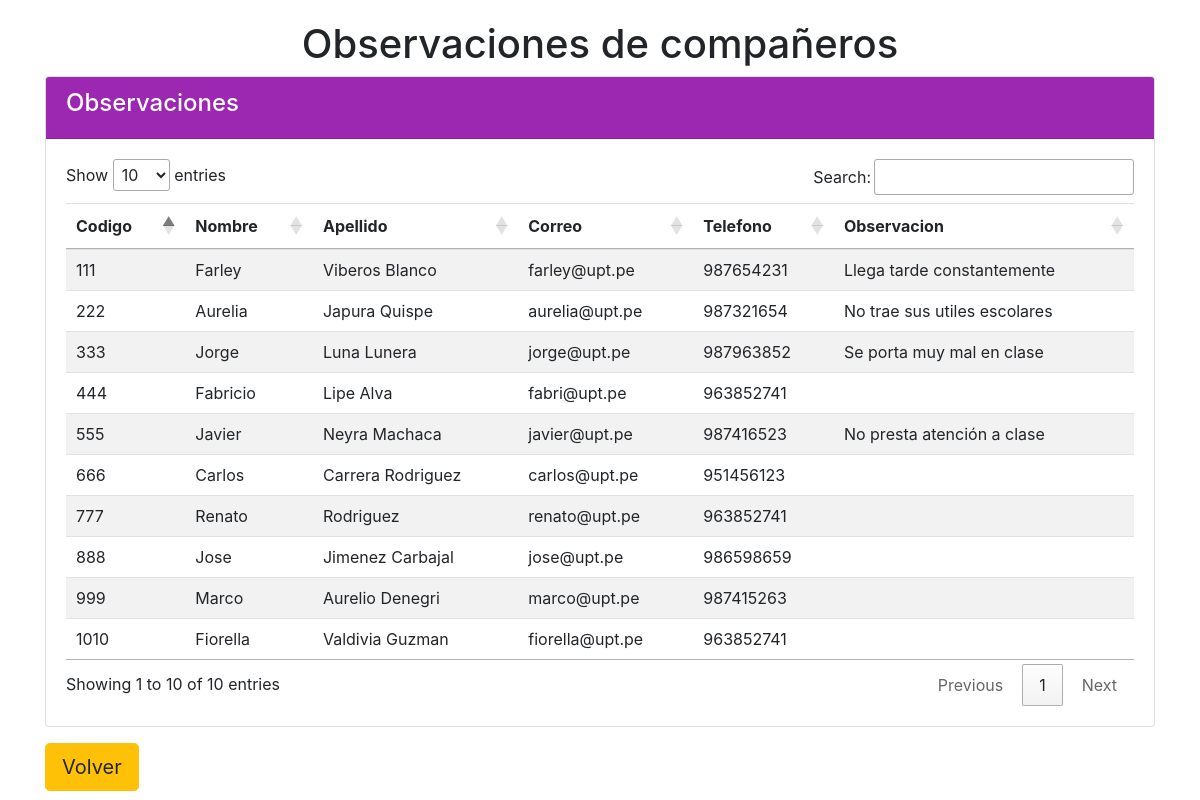
Page /vista/alumno/form_listarobservacion.php on the committed database.
### tables this page shows
CREATE TABLE IF NOT EXISTS `alumno` (
  `codalumno` int(11) NOT NULL,
  `nombre` varchar(50) DEFAULT NULL,
  `apellido` varchar(50) DEFAULT NULL,
  `correo` varchar(50) DEFAULT NULL,
  `telefono` int(11) DEFAULT NULL,
  `contraseña` varchar(50) DEFAULT NULL,
  `observa` varchar(200) DEFAULT NULL,
  PRIMARY KEY (`codalumno`)
);

### vista/alumno/form_listarobservacion.php (the view, shortened to what this page needs)
<!doctype html>
<html>
<head>
<link rel="stylesheet" href="https://maxcdn.bootstrapcdn.com/bootstrap/4.5.2/css/bootstrap.min.css">
<link rel="stylesheet" type="text/css" href="//cdn.datatables.net/1.13.4/css/jquery.dataTables.min.css">
</head>
<body>
<div class="container">
<section>
<article>
<?php
$link = conectarse();
$instruccion= "select alumno.codalumno, alumno.nombre, alumno.apellido, alumno.correo,
alumno.telefono, alumno.observa
from alumno";
?>
<center><h1>Observaciones de compañeros</h1></center>
<div class="card">
  <div class="card-header">
    <h4>Observaciones</h4>
  </div>
  <div class="card-body">
    <div class="table-responsive">
<table id ="miTabla" class="table table-striped">
  <thead>
<tr>
<th>Codigo</th>
<th>Nombre</th>
<th>Apellido</th>
<th>Correo</th>
<th>Telefono</th>
<th>Observacion</th>
</tr>
  </thead>
  <tbody>
<?php
$rs=mysqli_query($link, $instruccion) or die ("Fallo en la Consulta");
while($campo=mysqli_fetch_array($rs))
{
?>
<tr>
<td><?php echo $campo["codalumno"];?></td>
<td><?php echo $campo["nombre"];?></td>
<td><?php echo $campo["apellido"];?></td>
<td><?php echo $campo["correo"];?></td>
<td><?php echo $campo["telefono"];?></td>
<td><?php echo $campo["observa"];?></td>
<?php
}
?>
</tbody>
</table>
</div>
  </div>
</div>
</article>
</section>
<a class="btn btn-warning btn-lg mt-3" href="./index.php">
  <i class="fas fa-arrow-left"></i> Volver</a>
</div>
</body>
</html>

### vista/alumno/form_listarobservacion.php (style rules this page uses)
.container { margin-top: 20px; }
.card-header { background-color: #9c27b0; color: white; }

### rows in the picture
alumno: codalumno "111", nombre "Farley", apellido "Viberos Blanco", correo "farley@upt.pe", telefono "987654231", observa "Llega tarde constantemente"
alumno: codalumno "222", nombre "Aurelia", apellido "Japura Quispe", correo "aurelia@upt.pe", telefono "987321654", observa "No trae sus utiles escolares"
alumno: codalumno "333", nombre "Jorge", apellido "Luna Lunera", correo "jorge@upt.pe", telefono "987963852", observa "Se porta muy mal en clase"
alumno: codalumno "444", nombre "Fabricio", apellido "Lipe Alva", correo "fabri@upt.pe", telefono "963852741"
alumno: codalumno "555", nombre "Javier", apellido "Neyra Machaca", correo "javier@upt.pe", telefono "987416523", observa "No presta atención a clase"
alumno: codalumno "666", nombre "Carlos", apellido "Carrera Rodriguez", correo "carlos@upt.pe", telefono "951456123"
alumno: codalumno "777", nombre "Renato", apellido "Rodriguez", correo "renato@upt.pe", telefono "963852741"
alumno: codalumno "888", nombre "Jose", apellido "Jimenez Carbajal", correo "jose@upt.pe", telefono "986598659"
alumno: codalumno "999", nombre "Marco", apellido "Aurelio Denegri", correo "marco@upt.pe", telefono "987415263"
alumno: codalumno "1010", nombre "Fiorella", apellido "Valdivia Guzman", correo "fiorella@upt.pe", telefono "963852741"
